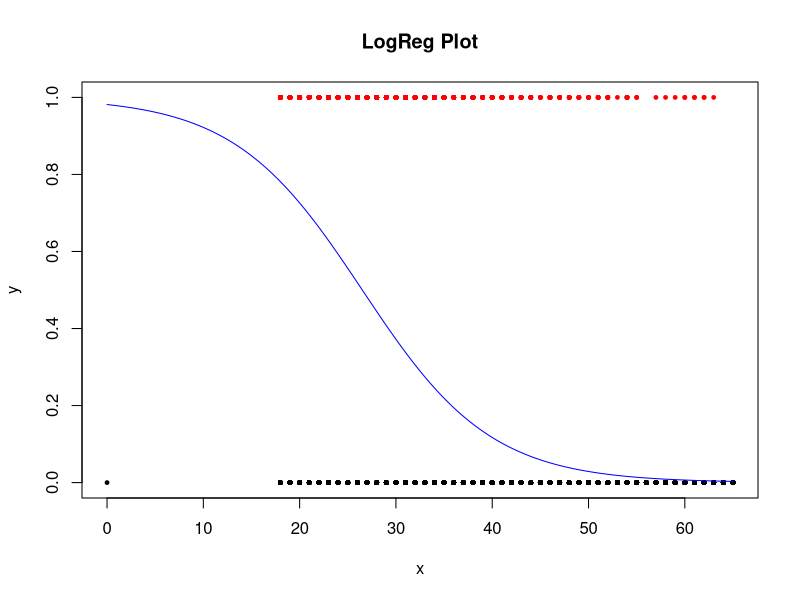

R code for this plot:
churn <- read.csv("Datasets/churn.csv")
head(churn)
tail(churn)
dim(churn)

logreg <- function(z){
	exp(z)/(1+exp(z))
}

x = churn$Age
y = churn$Churned

churn_logit <- glm(y ~ x, family = binomial(link = 'logit'))
summary(churn_logit)

coef <- churn_logit$coefficients
coef

xs = sort(x)
xs = seq(0,max(xs),0.01)
ylog = logreg(coef[1]+coef[2]*xs)

plot(c(x,0),c(y,0),pch=19,cex=0.5,col=ifelse(y==1,"red","black"),xlab='x',ylab='y',main='LogReg Plot')
points(xs,ylog,pch=19,type='l',col='blue')

##    > head(churn)
##      ID Churned Age Married Cust_years Churned_contacts
##    1  1       0  61       1          3                1
##    2  2       0  50       1          3                2
##    3  3       0  47       1          2                0
##    4  4       0  50       1          3                3
##    5  5       0  29       1          1                3
##    6  6       0  43       1          4                3
##    > tail(churn)
##           ID Churned Age Married Cust_years Churned_contacts
##    7995 7995       1  42       0          3                4
##    7996 7996       1  40       1          3                5
##    7997 7997       0  25       1          3                5
##    7998 7998       0  60       1          3                6
##    7999 7999       1  38       1          7                6
##    8000 8000       0  36       1          3                5
##    > dim(churn)
##    [1] 8000    6